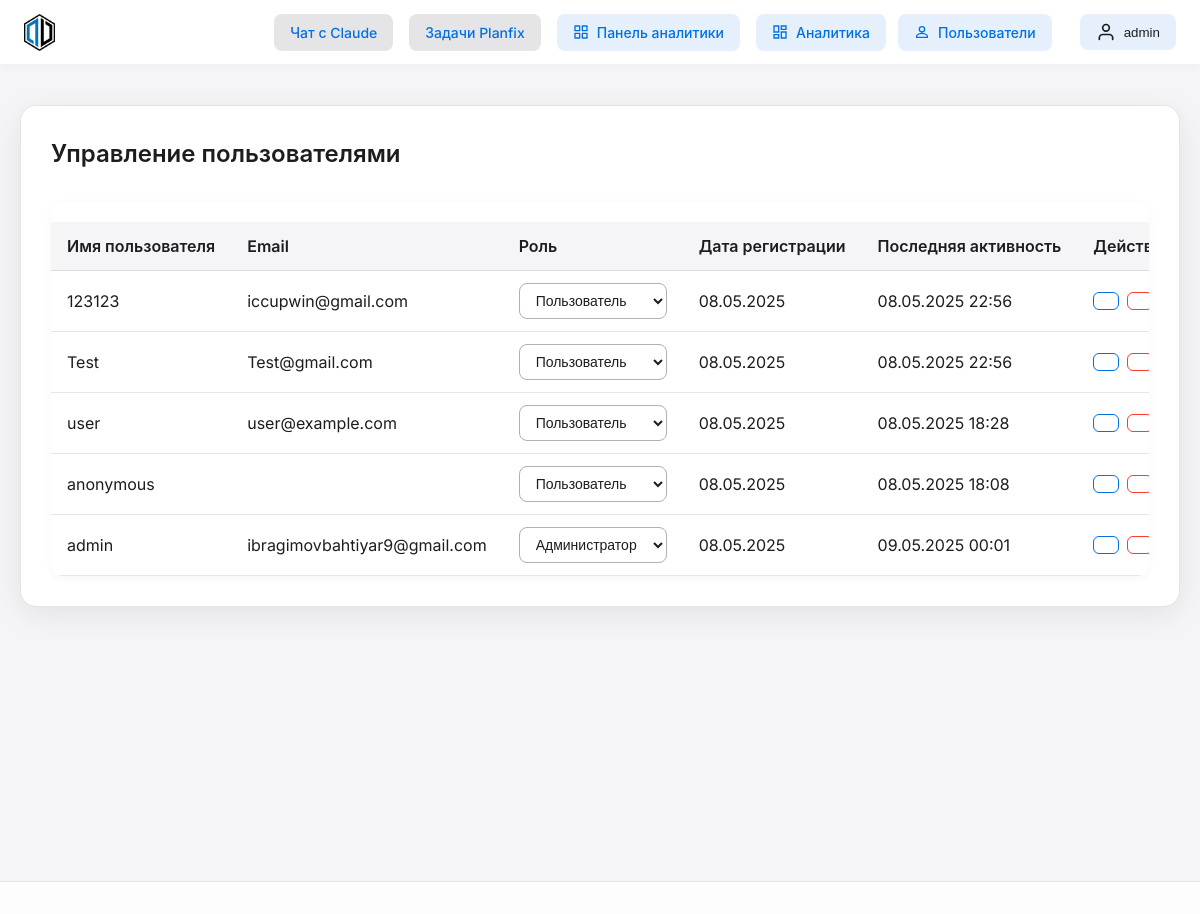
Screenshot of /user-management/ (signed in) with the database file from the repository.
### chat/models/user.py (models this page shows, shortened)
class User(AbstractBaseUser, PermissionsMixin):
    ROLE_CHOICES = (
        ('user', _('Пользователь')),
        ('admin', _('Администратор')),
    )
    username = models.CharField(
        _('username'),
        max_length=150,
        unique=True,
        help_text=_('Required. 150 characters or fewer. Letters, digits and @/./+/-/_ only.'),
        error_messages={
            'unique': _("A user with that username already exists."),
        },
    )
    password = models.CharField(_('password'), max_length=128)
    email = models.EmailField(_('email address'), blank=True)
    is_staff = models.BooleanField(
        _('staff status'),
        default=False,
        help_text=_('Designates whether the user can log into this admin site.'),
    )
    is_active = models.BooleanField(
        _('active'),
        default=True,
        help_text=_(
            'Designates whether this user should be treated as active. '
            'Unselect this instead of deleting accounts.'
        ),
    )
    date_joined = models.DateTimeField(_('date joined'), default=timezone.now)
    last_login = models.DateTimeField(_('last login'), null=True, blank=True)
    role = models.CharField(max_length=20, choices=ROLE_CHOICES, default='user')
    planfix_user_id = models.CharField(max_length=100, blank=True, null=True)
    planfix_api_token = models.CharField(max_length=255, blank=True, null=True)
    last_active = models.DateTimeField(auto_now=True)
    preferred_ai_model = models.CharField(max_length=50, default='claude')
    first_name = models.CharField(_('first name'), max_length=150, blank=True)
    last_name = models.CharField(_('last name'), max_length=150, blank=True)
    phone = models.CharField(_('phone'), max_length=32, blank=True)
    objects = UserManager()
    USERNAME_FIELD = 'username'
    REQUIRED_FIELDS = []
    class Meta:
        verbose_name = _('user')
        verbose_name_plural = _('users')
    def is_admin(self):
        return self.role == 'admin'

### chat/views_admin.py (the view)
# urls.py: path('user-management/', views_admin.user_management, name='user_management'),
@staff_member_required
def user_management(request):
    users = User.objects.all().order_by('-date_joined')
    return render(request, 'admin/users/user_management.html', {'users': users})

### chat/context_processors.py (called while the page is built)
def conversations_list(request):
    user, created = User.objects.get_or_create(username='anonymous')
    conversations = Conversation.objects.filter(user=user).order_by('-updated_at')
    return {
        'conversations': conversations
    }

### templates/admin/users/user_management.html (shortened to what this page needs)
{% extends 'base_apple.html' %}
{% load static %}
{% block content %}
<div class="admin-container">
    <div class="admin-card">
        <h2>Управление пользователями</h2>
        <div class="users-table-container">
            <table class="users-table">
                <thead>
                    <tr>
                        <th>Имя пользователя</th>
                        <th>Email</th>
                        <th>Роль</th>
                        <th>Дата регистрации</th>
                        <th>Последняя активность</th>
                        <th>Действия</th>
                    </tr>
                </thead>
                <tbody>
                    {% for user in users %}
                    <tr>
                        <td>{{ user.username }}</td>
                        <td>{{ user.email }}</td>
                        <td>
                            <form method="post" action="{% url 'chat:update_user_role' user.id %}" class="role-form">
                                <select name="role" class="role-select" onchange="this.form.submit()">
                                    <option value="user" {% if user.role == 'user' %}selected{% endif %}>Пользователь</option>
                                    <option value="admin" {% if user.role == 'admin' %}selected{% endif %}>Администратор</option>
                                </select>
                            </form>
                        </td>
                        <td>{{ user.date_joined|date:"d.m.Y" }}</td>
                        <td>{{ user.last_active|date:"d.m.Y H:i" }}</td>
                        <td>
                            <div class="user-actions">
                                <button class="action-button edit" onclick="editUser('{{ user.id }}')">
                                </button>
                                <button class="action-button delete" onclick="deleteUser('{{ user.id }}')">
                                </button>
                            </div>
                        </td>
                    </tr>
                    {% endfor %}
                </tbody>
            </table>
        </div>
    </div>
</div>
{% endblock %}

### templates/base_apple.html (shortened to what this page needs)
<!DOCTYPE html>
<html lang="ru">
<head>
    {% load static %}
    <link rel="preload" href="{% static 'css/apple-style.css' %}" as="style" onload="this.onload=null;this.rel='stylesheet'">
    <link rel="preload" href="{% static 'css/apple-task-card.css' %}" as="style" onload="this.onload=null;this.rel='stylesheet'">
    <link rel="preload" href="{% static 'css/apple-enhanced-table.css' %}" as="style" onload="this.onload=null;this.rel='stylesheet'">
    <link rel="preload" href="{% static 'css/project-badge.css' %}" as="style" onload="this.onload=null;this.rel='stylesheet'">
</head>
<body>
    <div class="app-container">
        <header class="header">
            <a href="{% url 'chat:index' %}" class="logo-link">
                <div class="logo">
                    <img src="{% static 'images/devent-logo.png' %}" alt="Devent Logo" class="logo-image">
                </div>
            </a>
            <div class="header-links">
                <a href="{% url 'chat:index' %}" class="header-link">Чат с Claude</a>
                <a href="{% url 'chat:planfix_tasks' %}" class="header-link">Задачи Planfix</a>
                {% if user.is_staff %}
                <a href="{% url 'chat:analytics_dashboard' %}" class="header-link dashboard-link">
                    Панель аналитики
                </a>
                {% endif %}
                {% if user.is_authenticated %}
                <div class="header-actions">
                    {% if user.is_admin %}
                    <a href="{% url 'chat:analytics_dashboard' %}" class="dashboard-link">
                        <svg class="dashboard-icon" viewBox="0 0 24 24" fill="none" stroke="currentColor" stroke-width="2">
                            <path d="M3 3h7v9H3V3zm11 0h7v5h-7V3zm0 9h7v9h-7v-9zM3 16h7v5H3v-5z"/>
                        </svg>
                        Аналитика
                    </a>
                    <a href="{% url 'chat:user_management' %}" class="dashboard-link">
                        <svg class="dashboard-icon" viewBox="0 0 24 24" fill="none" stroke="currentColor" stroke-width="2">
                            <path d="M12 12c2.21 0 4-1.79 4-4s-1.79-4-4-4-4 1.79-4 4 1.79 4 4 4zm0 2c-2.67 0-8 1.34-8 4v2h16v-2c0-2.66-5.33-4-8-4z"/>
                        </svg>
                        Пользователи
                    </a>
                    {% endif %}
                    <div class="profile-menu">
                        <button class="profile-button" onclick="toggleProfileMenu()">
                            <svg xmlns="http://www.w3.org/2000/svg" width="20" height="20" viewBox="0 0 24 24" fill="none" stroke="currentColor" stroke-width="2" stroke-linecap="round" stroke-linejoin="round" class="profile-icon">
                                <path d="M20 21v-2a4 4 0 0 0-4-4H8a4 4 0 0 0-4 4v2"></path>
                                <circle cx="12" cy="7" r="4"></circle>
                            </svg>
                            <span class="profile-username">{{ user.username }}</span>
                        </button>
                    </div>
                </div>
                {% else %}
                <a href="{% url 'chat:login' %}" class="header-link">Войти</a>
                <a href="{% url 'chat:register' %}" class="header-link">Регистрация</a>
                {% endif %}
            </div>
        </header>
        <main class="main-content">
            {% block content %}{% endblock %}
        </main>
        <footer class="footer">
        </footer>
    </div>
</body>
</html>

### static/css/apple-style.css (style rules this page uses)
:root { --apple-gray-100: #f5f5f7; --apple-gray-200: #e5e5e7; --apple-gray-300: #d2d2d7; --apple-gray-400: #86868b; --apple-gray-500: #6e6e73; --apple-gray-600: #424245; --apple-gray-700: #1d1d1f; --apple-blue: #0071e3; --apple-blue-hover: #0077ed; --apple-blue-light: #e8f4fe; --apple-red: #ff3b30; --apple-green: #34c759; --apple-font: -apple-system, BlinkMacSystemFont, 'SF Pro Text', 'Helvetica Neue', sans-serif; --spacing-xs: 4px; --spacing-sm: 8px; --spacing-md: 16px; --spacing-lg: 24px; --spacing-xl: 32px; --radius-sm: 8px; --radius-md: 12px; --radius-lg: 16px; --radius-xl: 22px; --shadow-sm: 0 2px 4px rgba(0, 0, 0, 0.05); --shadow-md: 0 4px 8px rgba(0, 0, 0, 0.1); --shadow-lg: 0 8px 16px rgba(0, 0, 0, 0.1); --shadow-card: 0 8px 32px rgba(0, 0, 0, 0.08); --shadow-card-hover: 0 12px 48px rgba(0, 0, 0, 0.12); }
body { font-family: var(--apple-font); background-color: var(--apple-gray-100); color: var(--apple-gray-700); line-height: 1.5; margin: 0; padding: 0; }
.header { background-color: rgba(255, 255, 255, 0.8); backdrop-filter: blur(10px); -webkit-backdrop-filter: blur(10px); border-bottom: 1px solid rgba(0, 0, 0, 0.05); position: sticky; top: 0; z-index: 100; padding: var(--spacing-md) var(--spacing-xl); display: flex; justify-content: space-between; align-items: center; transition: all 0.3s ease; }
.logo { display: flex; align-items: center; gap: var(--spacing-md); }
.logo-image { height: 37px; transition: transform 0.3s ease; }
.logo-link { text-decoration: none; color: inherit; display: flex; align-items: center; }
.header-links { display: flex; gap: var(--spacing-md); }
.header-link { background-color: var(--apple-gray-200); color: var(--apple-gray-700); padding: 8px 16px; border-radius: var(--radius-lg); text-decoration: none; font-size: 14px; font-weight: 500; transition: all 0.2s ease; }
.app-container { max-width: 100%; margin: 0 auto; min-height: 100vh; display: flex; flex-direction: column; }
.footer { padding: var(--spacing-md); text-align: center; font-size: 14px; color: var(--apple-gray-500); border-top: 1px solid var(--apple-gray-200); margin-top: auto; background-color: rgba(255, 255, 255, 0.8); backdrop-filter: blur(10px); -webkit-backdrop-filter: blur(10px); }

### templates/base_apple.html (style rules this page uses)
body { background: #f5f5f7; color: #1d1d1f; font-family: 'Inter', -apple-system, BlinkMacSystemFont, 'Segoe UI', Roboto, Helvetica, Arial, sans-serif; }
.app-container { min-height: 100vh; display: flex; flex-direction: column; }
.main-content { flex: 1 0 auto; }
.footer { flex-shrink: 0; }
.header { background: #fff; box-shadow: 0 2px 8px rgba(0,0,0,0.03); padding: 0 24px; min-height: 64px; display: flex; align-items: center; }
.header-links, .header-actions { display: flex; align-items: center; gap: 16px; }
.header-link, .dashboard-link { color: #0071e3; text-decoration: none; font-weight: 500; padding: 8px 16px; border-radius: 8px; transition: background 0.2s; }
.profile-menu { position: relative; }
.profile-button { background: #f5f5f7; border: none; border-radius: 8px; padding: 8px 16px; cursor: pointer; display: flex; align-items: center; gap: 8px; }
.dashboard-link { display: flex; align-items: center; gap: 8px; padding: 8px 16px; background-color: rgba(0, 113, 227, 0.1); border-radius: 8px; color: #0071e3; text-decoration: none; font-size: 14px; font-weight: 500; transition: all 0.2s ease; }
.dashboard-icon { width: 16px; height: 16px; }
.profile-menu { position: relative; margin-left: 16px; }
.profile-button { display: flex; align-items: center; gap: 8px; padding: 8px 16px; background-color: rgba(0, 113, 227, 0.1); border: none; border-radius: 8px; cursor: pointer; transition: all 0.2s ease; color: inherit; }
.profile-icon { width: 20px; height: 20px; }
.profile-username { font-weight: 500; }
.header-actions { display: flex; align-items: center; gap: 12px; }

### rows the page displays
User: username "admin", email "ibragimovbahtiyar9@gmail.com", role "Администратор", date_joined "08.05.2025", last_active "09.05.2025 00:01"
User: username "123123", email "iccupwin@gmail.com", role "Пользователь", date_joined "08.05.2025", last_active "08.05.2025 22:56"
User: username "Test", email "Test@gmail.com", role "Пользователь", date_joined "08.05.2025", last_active "08.05.2025 22:56"
User: username "user", email "user@example.com", role "Пользователь", date_joined "08.05.2025", last_active "08.05.2025 18:28"
User: username "anonymous", role "Пользователь", date_joined "08.05.2025", last_active "08.05.2025 18:08"
